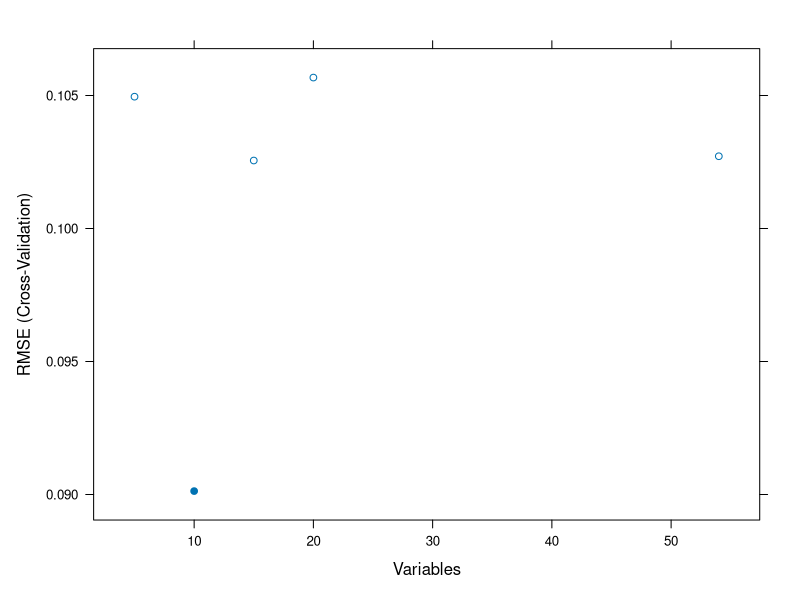

R code for this plot: (Note: this script raises an error after producing the figure.)
## ---- chunk 1
install.packages("readxl")  # Run this only once
library(readxl)

divorce_data <- read_excel("divorce.xlsx")  # adjust the filename if needed
head(divorce_data)
str(divorce_data)

## ---- chunk 2
install.packages("dplyr")  # Run this only once
## ---- chunk 3
summary(divorce_data)

## ---- chunk 4
library(dplyr)
## ---- chunk 5
str(divorce_data)
names(divorce_data)
## ---- chunk 6
names(divorce_data)[length(names(divorce_data))] 
# Get the last column's name
## ---- chunk 7
#To confirm that "Divorce_Y_N" is correct
table(divorce_data$Divorce_Y_N)
## ---- chunk 8
#check for mising values
sum(is.na(divorce_data))
colSums(is.na(divorce_data))

## ---- chunk 9
# In this section we sorted the question we thought were a topic of communication behavior together to see the average score of these questions against the divorce Y N (C.Collet)
library(dplyr)

divorce_data_groups <- divorce_data %>%
  mutate(
    communication_behavior = rowMeans(select(., Sorry_end, begin_correct, Contact, Aggro_argue, Always_never, 
                                              negative_personality, offensive_expressions, insult, humiliate, not_calm, 
                                              hate_subjects, sudden_discussion, `idk_what's_going_on`, calm_breaks, 
                                              argue_then_leave, silent_for_calm, good_to_leave_home, 
                                              silence_instead_of_discussion, silence_for_harm, silence_fear_anger, 
                                              `I'm_right`, accusations, `I'm_not_guilty`, `I'm_not_wrong`, 
                                              no_hesitancy_inadequate, `you're_inadequate`, incompetence), na.rm = TRUE)
  )
head(divorce_data_groups[, c("communication_behavior", "Divorce_Y_N")])
communication_data <- divorce_data_groups%>% select(communication_behavior, Divorce_Y_N)
## ---- chunk 10
# Here we did the same thing, but for questions that we consider value_alignment. (C.Collet)

divorce_data_va <- divorce_data %>%
  mutate(
    value_alignment = rowMeans(select(., enjoy_holiday, enjoy_travel, common_goals, harmony, freeom_value, 
                                      entertain, people_goals, dreams, love, happy, marriage, roles, trust, 
                                      likes, care_sick, fav_food, stresses, inner_world, anxieties, 
                                      current_stress, hopes_wishes, know_well, friends_social),
                               na.rm = TRUE)
  )
# New dataset with value_alignment and Divorce_Y_N
value_alignment_data <- divorce_data_va %>% select(value_alignment, Divorce_Y_N)


## ---- chunk 11

# And again, but now for questions we consider to be relevant for Knowledge of spouse. We now have 3 groups: Communication behavior, value alignment and knowledge of spouse. (C.Collet)

divorce_data_kos <- divorce_data %>%
  mutate(
    knowledge_of_spouse = rowMeans(select(., likes, care_sick, fav_food, stresses, inner_world, anxieties, 
                                         current_stress, hopes_wishes, know_well, friends_social), na.rm = TRUE)
  )

# Create a separate dataset for knowledge_of_spouse and Divorce_Y_N
knowledge_of_spouse_data <- divorce_data_kos %>% select(knowledge_of_spouse, Divorce_Y_N)


## ---- chunk 12
install.packages("caret")
install.packages("randomForest")
## ---- chunk 13
# I tried to get the optimal amount of variables and then select the most important ones that change the chance of prediction the most.
library(caret)
library(randomForest)
control <- rfeControl(functions=rfFuncs, method="cv", number=10)  # Using Random Forest for feature ranking
set.seed(123)  # For reproducibility
rfe_result <- rfe(x=divorce_data[, -55], y=divorce_data$Divorce_Y_N, 
                  sizes=c(5, 10, 15, 20),  # Different feature set sizes to test
                  rfeControl=control)
print(rfe_result)  # Shows selected features and performance
plot(rfe_result)   # Visualizes accuracy vs. number of features
selected_features <- predictors(rfe_result)
data_selected <- divorce_data[, c(selected_features, "Divorce_Y_N")]


predictors(rfe_result)
optimalnumberofpredictors <- predictors(rfe_result)
print(optimalnumberofpredictors)

## ---- chunk 14
# This piece of code uses a logistic regression model with the 10 variables that where the most important. The output gives us an indication on how good the model is in predicting divorce. 

# Convert Divorce_Y_N to a factor (0 = No, 1 = Yes)
divorce_data$Divorce_Y_N <- as.factor(divorce_data$Divorce_Y_N)

# Check if conversion was successful
str(divorce_data$Divorce_Y_N)
table(divorce_data$Divorce_Y_N)  # Check distribution

set.seed(123) # Ensure reproducibility

# Create training and testing indices
install.packages("caret")
library(caret)
trainIndex <- createDataPartition(divorce_data$Divorce_Y_N, p = 0.8, list = FALSE)

# Split the dataset
trainData <- divorce_data[trainIndex, ]
testData  <- divorce_data[-trainIndex, ]

# Verify the split
table(trainData$Divorce_Y_N)  
table(testData$Divorce_Y_N)  

# Define the formula using the 10 selected features
formula <- Divorce_Y_N ~ `idk_what's_going_on` + marriage + anxieties + roles + harmony +
                         happy + enjoy_travel + trust + hopes_wishes + sudden_discussion

# Train logistic regression model
logit_model <- glm(formula, data = trainData, family = binomial)

# Print model summary
summary(logit_model)

# Predict probabilities on test data
pred_probs <- predict(logit_model, newdata = testData, type = "response")

# Convert probabilities to binary predictions (Yes/No)
pred_classes <- ifelse(pred_probs > 0.5, "Yes", "No")

# Convert to factors to match test data
pred_classes <- as.factor(pred_classes)

# View first few predictions
head(pred_classes)

# Check the levels of both factors
levels(pred_classes)
levels(testData$Divorce_Y_N)

# Align levels of both predicted and actual values
levels(pred_classes) <- c("No", "Yes")  # Adjust these as per your actual labels
levels(testData$Divorce_Y_N) <- c("No", "Yes")  # Adjust these as per your actual labels

# Now run confusion matrix again
conf_matrix <- confusionMatrix(pred_classes, testData$Divorce_Y_N)

# Print results
print(conf_matrix)


## ---- chunk 15
#Handle illegal characters in the variable name before proceeding with the test(C.L)

# Convert feature names to valid R variable names
top_10_features_clean <- make.names(top_10_features)

# Remove single quotes and other problematic characters
top_10_features_clean <- gsub("['\"()&]", "", top_10_features_clean)  # Remove quotes, brackets, & symbol
top_10_features_clean <- gsub("[^A-Za-z0-9_]", "_", top_10_features_clean)  # Replace other special characters with underscores

# Create formula with cleaned feature names
formula_top10 <- as.formula(paste("Divorce_Y_N ~", paste(top_10_features_clean, collapse = " + ")))

# Print to check if formula is correctly formatted
print(formula_top10)

## ---- chunk 16
print(top_10_features_clean)
## ---- chunk 17
#First, we split the data into two parts: one part was used to train the model and the other part was used to test the model's effectiveness. Then we made three different predictions, testing the effect of using all factors, using the 10 most important factors, and grouping the factors together.(C.L)

# Load necessary libraries
library(caret)
library(randomForest)
library(dplyr)

# Ensure the Divorce_Y_N variable is a factor (0 = No, 1 = Yes)
# This ensures the target variable is treated as a categorical factor, crucial for classification tasks.
divorce_data$Divorce_Y_N <- as.factor(divorce_data$Divorce_Y_N)

# Set seed for reproducibility
set.seed(123)

# Split the dataset into training and testing sets (80% training, 20% testing)
trainIndex <- createDataPartition(divorce_data$Divorce_Y_N, p = 0.8, list = FALSE)
trainData <- divorce_data[trainIndex, ]
testData  <- divorce_data[-trainIndex, ]

# -----------------------------------------------
# 1. Model using ALL available variables
# -----------------------------------------------
# Define the formula using all predictors (clean feature names)
formula_all <- as.formula(paste("Divorce_Y_N ~", paste(names(divorce_data)[-length(names(divorce_data))], collapse = " + ")))

# Train logistic regression model with all features
logit_model_all <- glm(formula_all, data = trainData, family = binomial)

# Predict probabilities on test data
pred_probs_all <- predict(logit_model_all, newdata = testData, type = "response")

# Convert probabilities to binary predictions
pred_classes_all <- ifelse(pred_probs_all > 0.5, "Yes", "No")
pred_classes_all <- as.factor(pred_classes_all)

# Ensure both are factors and have the same levels
pred_classes_all <- factor(pred_classes_all, levels = levels(testData$Divorce_Y_N))
testData$Divorce_Y_N <- factor(testData$Divorce_Y_N)

# Now compute confusion matrix
conf_matrix_all <- confusionMatrix(pred_classes_all, testData$Divorce_Y_N)

# Evaluate model performance
print(conf_matrix_all)

# -----------------------------------------------
# 2. Model using ONLY the 10 most important features
# -----------------------------------------------
# Select the top 10 features identified earlier
top_10_features <- c("idk_what's_going_on", "marriage", "anxieties", "roles", "harmony",
                     "happy", "enjoy_travel", "trust", "hopes_wishes", "sudden_discussion")

# Ensure feature names are valid for formula
top_10_features_clean <- make.names(top_10_features)

# Create formula with cleaned feature names
formula_top10 <- as.formula(paste("Divorce_Y_N ~", paste(top_10_features_clean, collapse = " + ")))

# Train logistic regression model with top 10 features
logit_model_top10 <- glm(formula_top10, data = trainData, family = binomial)

# Predict probabilities on test data
pred_probs_top10 <- predict(logit_model_top10, newdata = testData, type = "response")

# Convert probabilities to binary predictions
pred_classes_top10 <- ifelse(pred_probs_top10 > 0.5, "Yes", "No")
pred_classes_top10 <- as.factor(pred_classes_top10)

# Ensure both prediction and actual values have the same levels
pred_classes_top10 <- factor(pred_classes_top10, levels = levels(testData$Divorce_Y_N))

# Now compute confusion matrix
conf_matrix_top10 <- confusionMatrix(pred_classes_top10, testData$Divorce_Y_N)

# Evaluate model performance
conf_matrix_top10 <- confusionMatrix(pred_classes_top10, testData$Divorce_Y_N)

# Print results
print(conf_matrix_top10)

# -----------------------------------------------
# 3. Categorizing variables into different groups
# -----------------------------------------------
# Define grouped feature sets
group_communication <- c("Sorry_end", "begin_correct", "Contact", "Aggro_argue", "Always_never",
                         "negative_personality", "offensive_expressions", "insult", "humiliate", "not_calm",
                         "hate_subjects", "sudden_discussion", "idk_what's_going_on", "calm_breaks",
                         "argue_then_leave", "silent_for_calm", "good_to_leave_home",
                         "silence_instead_of_discussion", "silence_for_harm", "silence_fear_anger",
                         "I'm_right", "accusations", "I'm_not_guilty", "I'm_not_wrong",
                         "no_hesitancy_inadequate", "you're_inadequate", "incompetence")

group_value_alignment <- c("enjoy_holiday", "enjoy_travel", "common_goals", "harmony", "freeom_value",
                           "entertain", "people_goals", "dreams", "love", "happy", "marriage", "roles", "trust",
                           "likes", "care_sick", "fav_food", "stresses", "inner_world", "anxieties",
                           "current_stress", "hopes_wishes", "know_well", "friends_social")

group_knowledge_spouse <- c("likes", "care_sick", "fav_food", "stresses", "inner_world", "anxieties",
                            "current_stress", "hopes_wishes", "know_well", "friends_social")

# Ensure feature names are valid for formula in grouped features
group_communication <- make.names(group_communication)
group_value_alignment <- make.names(group_value_alignment)
group_knowledge_spouse <- make.names(group_knowledge_spouse)

# Create logistic regression models for each group

# Function to train model and print results
train_and_evaluate <- function(feature_set, group_name) {
  formula_group <- as.formula(paste("Divorce_Y_N ~", paste(feature_set, collapse = " + ")))
  
  model <- glm(formula_group, data = trainData, family = binomial)
  
  pred_probs <- predict(model, newdata = testData, type = "response")
  pred_classes <- ifelse(pred_probs > 0.5, "Yes", "No")
  pred_classes <- as.factor(pred_classes)
  
  conf_matrix <- confusionMatrix(pred_classes, testData$Divorce_Y_N)
  
  print(paste("Results for", group_name, "group:"))
  print(conf_matrix)
}

# Train and evaluate function with adjusted factor levels
train_and_evaluate <- function(feature_set, group_name) {
  formula_group <- as.formula(paste("Divorce_Y_N ~", paste(feature_set, collapse = " + ")))
  
  model <- glm(formula_group, data = trainData, family = binomial)
  
  pred_probs <- predict(model, newdata = testData, type = "response")
  pred_classes <- ifelse(pred_probs > 0.5, "Yes", "No")
  
  # Ensure both prediction and actual values have the same levels
  pred_classes <- factor(pred_classes, levels = levels(testData$Divorce_Y_N))
  
  # Compute confusion matrix
  conf_matrix <- confusionMatrix(pred_classes, testData$Divorce_Y_N)
  
  print(paste("Results for", group_name, "group:"))
  print(conf_matrix)
}


## ---- chunk 18
# We may be experiencing data imbalance problems, variable selection and characterization problems, extreme predictions of the model......
